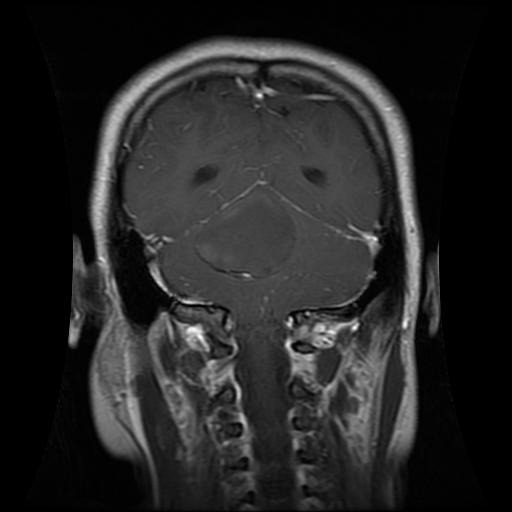
#> input picture Dataset/Training/glioma/Tr-gl_0017.jpg, 512 x 512 px; its folder holds 3 pictures in this run
$ jupyter execute --allow-errors main.ipynb   (shell and % lines are left out)
#> lines starting #> are read from the running program, lines starting #| are printed output that depends on the picture; after the words box and inside, x2 and y2 are one past the last pixel; in counts of white or black regions, pixels touching at a corner belong together; pictures that were not available may be replaced by others from this repository, and a replacement may not be noted
#> further down, image is the input picture: shape (512, 512, 3); min 0, max 255, mean 37.2
[cell 1]
# Ensure TensorFlow is installed

import tensorflow as tf
from tensorflow.keras.preprocessing.image import ImageDataGenerator
from tensorflow.keras.applications import ResNet50
from tensorflow.keras.layers import Dense, Flatten
from tensorflow.keras.models import Model

[cell 2]
import numpy as np
from tqdm import tqdm
import cv2
import os
import imutils

[cell 3]
def crop_img(img):
	"""
	Finds the extreme points on the image and crops the rectangular out of them
	"""
	gray = cv2.cvtColor(img, cv2.COLOR_RGB2GRAY)
	gray = cv2.GaussianBlur(gray, (3, 3), 0)

	# threshold the image, then perform a series of erosions +
	# dilations to remove any small regions of noise
	thresh = cv2.threshold(gray, 45, 255, cv2.THRESH_BINARY)[1]
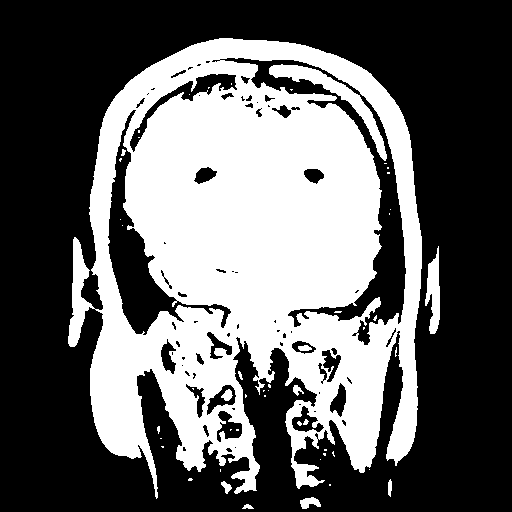
#> thresh: shape (512, 512); 39.2% white; 51 white regions (38 under 20 px), largest, box (x1, y1, x2, y2) and area: (68, 38, 422, 499) 99434, (269, 64, 387, 161) 1797, (425, 246, 440, 334) 791
	thresh = cv2.erode(thresh, None, iterations=2)
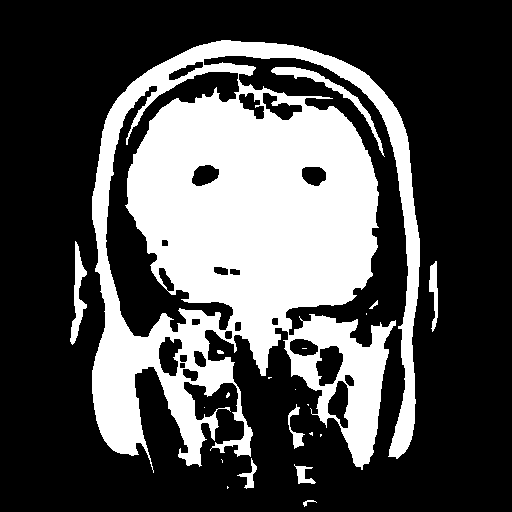
#> thresh: shape (512, 512); 31.3% white; 21 white regions (11 under 20 px), largest, box (x1, y1, x2, y2) and area: (92, 40, 420, 473) 79386, (271, 67, 385, 157) 940, (70, 241, 87, 345) 714
	thresh = cv2.dilate(thresh, None, iterations=2)
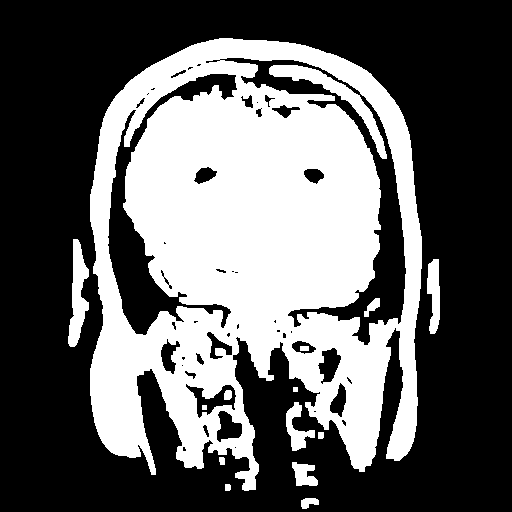
#> thresh: shape (512, 512); 38.3% white; 15 white regions

	# find contours in thresholded image, then grab the largest one
	cnts = cv2.findContours(thresh.copy(), cv2.RETR_EXTERNAL, cv2.CHAIN_APPROX_SIMPLE)
#> cnts = 10 contours, 1 with area under 20; largest, box (x1, y1, x2, y2) and area: (90, 38, 422, 491) 114904, (68, 239, 89, 347) 1139, (427, 259, 440, 334) 631, (286, 402, 315, 451) 536, (292, 462, 318, 486) 370
	cnts = imutils.grab_contours(cnts)
	c = max(cnts, key=cv2.contourArea)
#> c = contour of 942 points, box (x1, y1, x2, y2) (90, 38, 422, 491), area 114904

	# find the extreme points
	extLeft = tuple(c[c[:, :, 0].argmin()][0])
#> extLeft = (90, 194)
	extRight = tuple(c[c[:, :, 0].argmax()][0])
#> extRight = (421, 268)
	extTop = tuple(c[c[:, :, 1].argmin()][0])
#> extTop = (219, 38)
	extBot = tuple(c[c[:, :, 1].argmax()][0])
#> extBot = (244, 490)
	ADD_PIXELS = 0
	new_img = img[extTop[1]-ADD_PIXELS:extBot[1]+ADD_PIXELS, extLeft[0]-ADD_PIXELS:extRight[0]+ADD_PIXELS].copy()
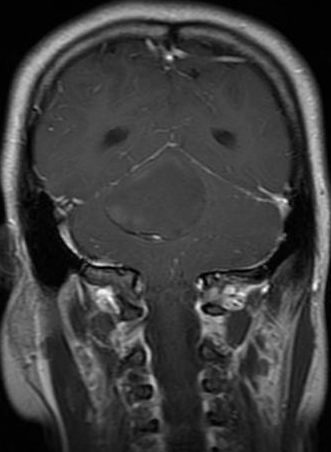
#> new_img: shape (452, 331, 3); min 0, max 255, mean 62.1

	return new_img

[cell 4]
training = "../Dataset/Training"
testing = "../Dataset/Testing"
training_dir = os.listdir(training)
testing_dir = os.listdir(testing)
IMG_SIZE = 256

for dir in training_dir:
	save_path = 'cleaned/Training/'+ dir
	path = os.path.join(training,dir)
	image_dir = os.listdir(path)
	for img in image_dir:
		image = cv2.imread(os.path.join(path,img))
		new_img = crop_img(image)
		new_img = cv2.resize(new_img,(IMG_SIZE,IMG_SIZE))
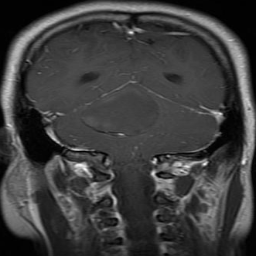
#> new_img: shape (256, 256, 3); min 0, max 249, mean 61.9
		if not os.path.exists(save_path):
			os.makedirs(save_path)
		cv2.imwrite(save_path+'/'+img, new_img)
#> pass 2 of the loop `for dir in training_dir:`:
#> save_path = 'cleaned/Training/meningioma'
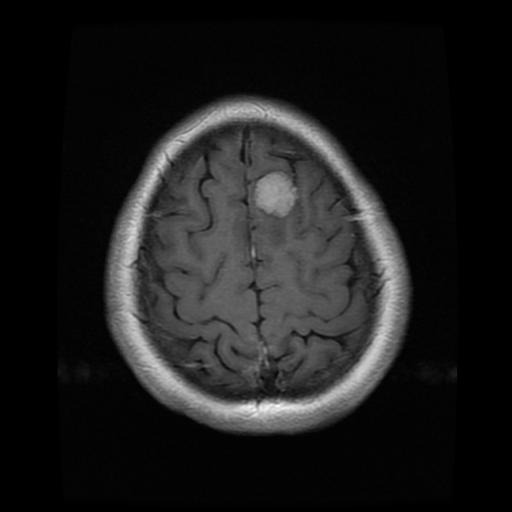
#> input picture Dataset/Training/meningioma/Tr-me_0014.jpg, 512 x 512 px
#> image is the input picture: shape (512, 512, 3); min 0, max 251, mean 28.7
#> in crop_img (call 4), `thresh = cv2.threshold(gray, 45, 255, cv2.THRESH_BINARY)[1]`:
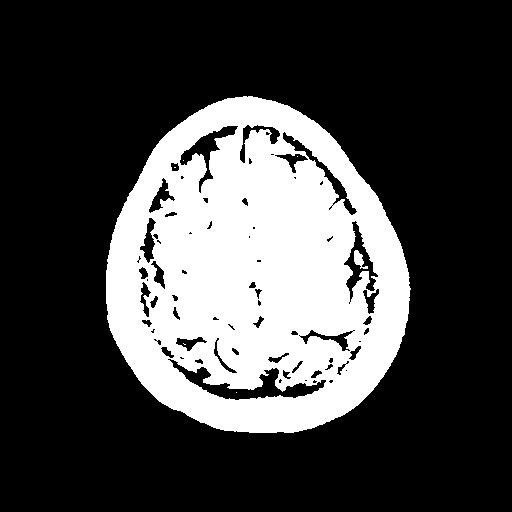
#> thresh: shape (512, 512); 27% white; 7 white regions (5 under 20 px), largest, box (x1, y1, x2, y2) and area: (106, 96, 411, 433) 70648, (354, 250, 368, 269) 134
#> `new_img = cv2.resize(new_img,(IMG_SIZE,IMG_SIZE))`:
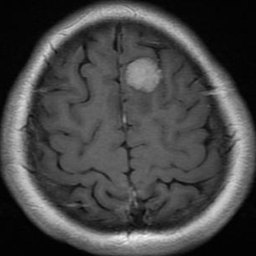
#> new_img: shape (256, 256, 3); min 0, max 248, mean 70.3

for dir in testing_dir:
	save_path = 'cleaned/Testing/'+ dir
	path = os.path.join(testing,dir)
	image_dir = os.listdir(path)
	for img in image_dir:
		image = cv2.imread(os.path.join(path,img))
		new_img = crop_img(image)
		new_img = cv2.resize(new_img,(IMG_SIZE,IMG_SIZE))
		if not os.path.exists(save_path):
			os.makedirs(save_path)
		cv2.imwrite(save_path+'/'+img, new_img)

[cell 5]
import pandas as pd

def train_df(tr_path):
    classes, class_paths = zip(*[(label, os.path.join(tr_path, label, image))
                                 for label in os.listdir(tr_path) if os.path.isdir(os.path.join(tr_path, label))
                                 for image in os.listdir(os.path.join(tr_path, label))])

    data = pd.DataFrame({'Class Path': class_paths, 'Class': classes})
    return data

def test_df(ts_path):
    classes, class_paths = zip(*[(label, os.path.join(ts_path, label, image))
                                 for label in os.listdir(ts_path) if os.path.isdir(os.path.join(ts_path, label))
                                 for image in os.listdir(os.path.join(ts_path, label))])

    data = pd.DataFrame({'Class Path': class_paths, 'Class': classes})
    return data

[cell 6]
train = train_df('cleaned/Training')
#> (the rest of this cell did not finish here and is left out)

#> (a cell that did not finish here is left out)

[cell 8]
import matplotlib.pyplot as plt
import seaborn as sns

# Count of images in each class in train data
plt.figure(figsize=(15,7))
ax = sns.countplot(data=train , y=train['Class'], palette='coolwarm')

plt.xlabel('')
plt.ylabel('')
plt.title('Count of images in each class', fontsize=20)
ax.bar_label(ax.containers[0])
plt.show()
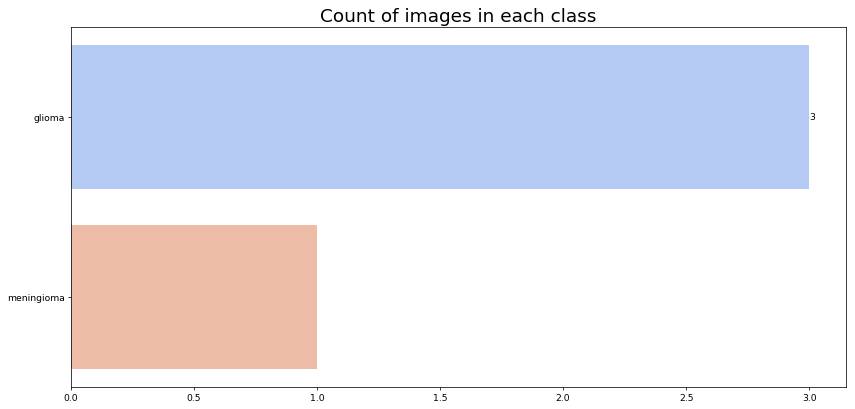
#> figure drawn by matplotlib, 1 panel
